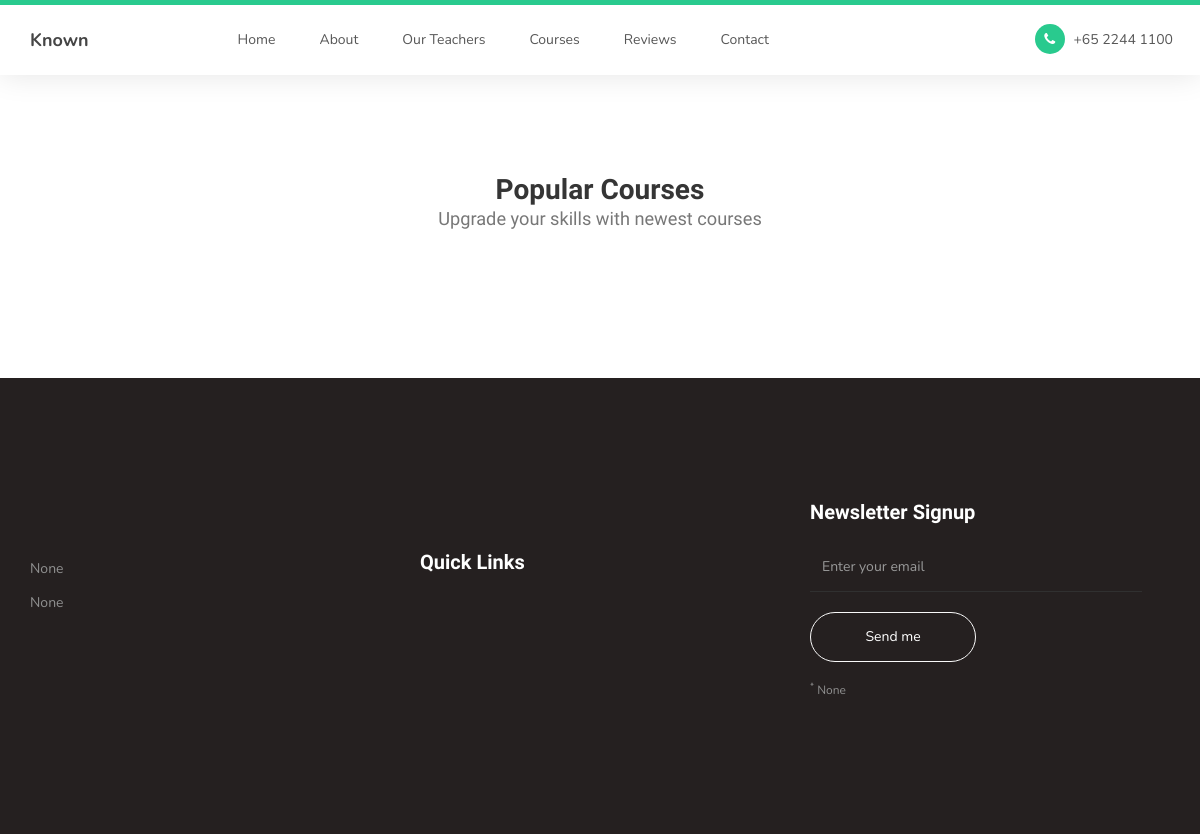
Page /courses/ on the earlier database version.
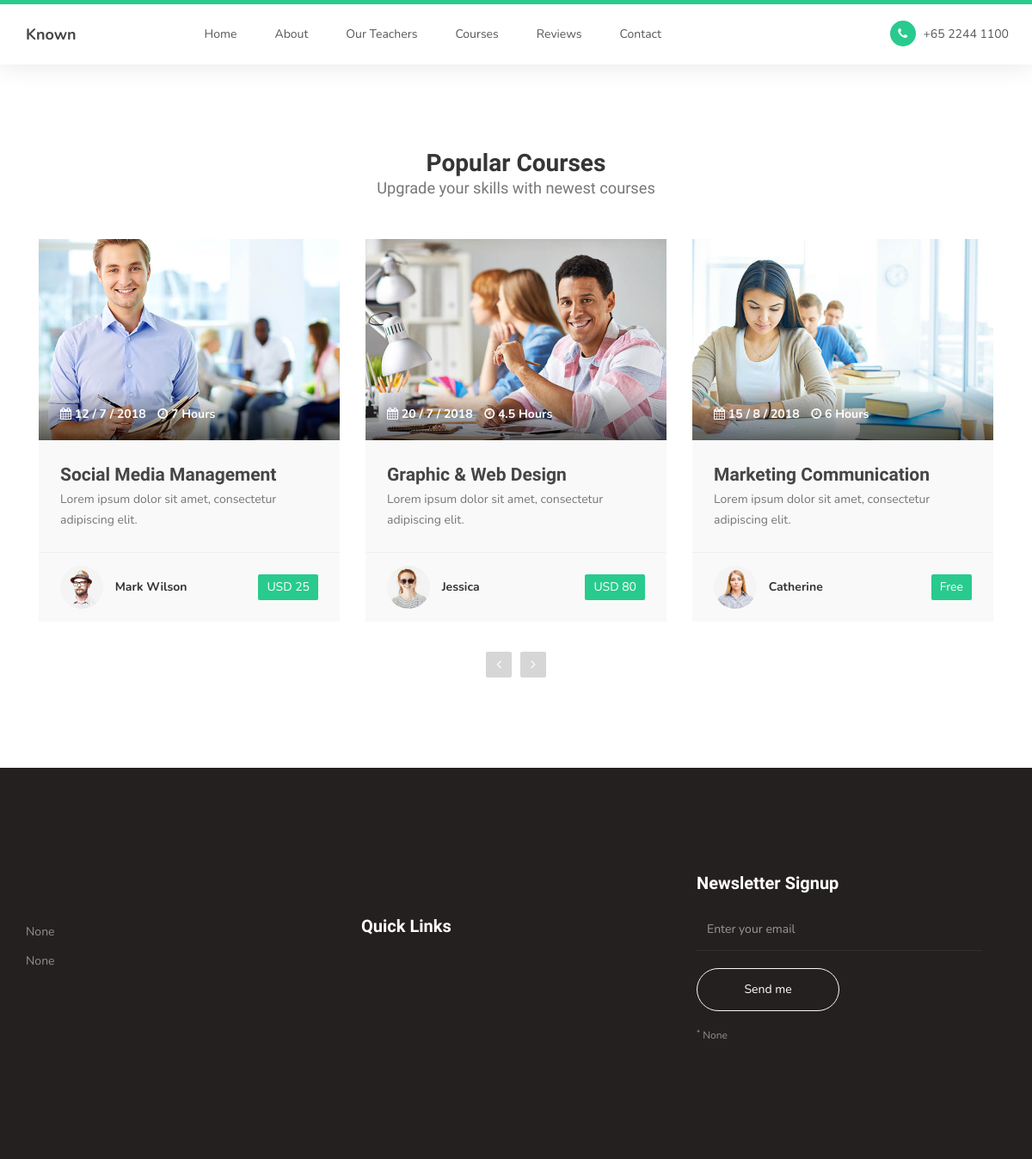
Same page on the later database version.
### app/models.py (models this page shows, shortened)
class HeaderText(models.Model):
    title = models.CharField(max_length=255)
    description = models.TextField(max_length=255)
    class Meta:
        verbose_name = "Header Text"
        verbose_name_plural = "Header Text"

class FooterText(models.Model):
    text1 = models.CharField(max_length=255, blank=True, null=True)
    text2 = models.CharField(max_length=255, blank=True, null=True)
    text3 = models.CharField(max_length=255, blank=True, null=True)
    class Meta:
        verbose_name = "Footer Text"
        verbose_name_plural = "Footer Text"

class Courses(models.Model):
    title = models.CharField(max_length=255)
    description = models.TextField(max_length=250)
    name = models.CharField(max_length=55, null=True, blank=True)
    price = models.CharField(max_length=55)
    image1 = models.ImageField(upload_to="courses", null=True, blank=True)
    image2 = models.ImageField(upload_to="courses", null=True, blank=True)
    icon_data = models.CharField(max_length=50, null=True, blank=True, help_text="FontAwesome icon")
    icon_hours = models.CharField(max_length=50, null=True, blank=True, help_text="FontAwesome icon")
    data = models.CharField(max_length=100, null=True, blank=True)
    duration_in_hours = models.CharField(max_length=10, null=True, blank=True)
    class Meta:
        verbose_name = "courses"
        verbose_name_plural = "courses"

### app/views.py (the view)
# urls.py: path('courses/', views.courses, name="courses"),
def courses(request):
    context = {
        "header_text": HeaderText.objects.all(),
        "footer_text": FooterText.objects.all().first(),
        "courses": Courses.objects.all(),
        "contactinfo": ContactInfo.objects.all().first(),
        "headquarter": Headquarter.objects.all().first(),
        "contact_us": ContactUs.objects.all().first(),
        "socials": Socials.objects.all(),
        "quick_links": QuickLinks.objects.all()
    }
    return render(request, "courses.html", context)

### app/templates/courses.html
{% extends "base.html" %}
{% load static %}
  {% block courses_template %}
    <section id="courses">
      <div class="container">
        <div class="row">
          <div class="col-md-12 col-sm-12">
              <div class="section-title">
                  <h2>{{header_text.6.title}} <small>{{header_text.6.description}}</small></h2>
              </div>
              <div class="owl-carousel owl-theme owl-courses">
                  {% for course in courses %}
                    <div class="col-md-4 col-sm-4">
                            <div class="item">
                                <div class="courses-thumb">
                                    <div class="courses-top">
                                        <div class="courses-image">
                                                <img src="{{course.image1.url}}" class="img-responsive" alt="">
                                        </div>
                                        <div class="courses-date">
                                            <span><i class="{{course.icon_data}}"></i> {{course.data}}</span>
                                            <span><i class="{{course.icon_hours}}"></i> {{course.duration_in_hours}} Hours</span>
                                        </div>
                                    </div>
                                    <div class="courses-detail">
                                        <h3><a href="#">{{course.title}}</a></h3>
                                        <p>{{course.description}}</p>
                                    </div>
                                    <div class="courses-info">
                                        <div class="courses-author">
                                                <img src="{{course.image2.url}}" class="img-responsive" alt="">
                                                <span>{{course.name}}</span>
                                        </div>
                                        <div class="courses-price">
                                                <a href="#"><span> {{course.price}}</span></a>
                                        </div>
                                    </div>
                                </div>
                            </div>
                    </div>
                  {% endfor %}
              </div>
          </div>
        </div>
      </div>
    </section>
  {% endblock %}

### app/templates/base.html (shortened to what this page needs)
{% load static %}
<!DOCTYPE html>
<html lang="en">
<head>
     <link rel="stylesheet" href="https://cdnjs.cloudflare.com/ajax/libs/font-awesome/4.7.0/css/font-awesome.min.css">
     <link rel="stylesheet" href="{% static "css/bootstrap.min.css" %}">
     <link rel="stylesheet" href="{% static "css/font-awesome.min.css" %}">
     <link rel="stylesheet" href="{%  static "css/owl.carousel.css" %}">
     <link rel="stylesheet" href="{% static "css/owl.theme.default.min.css" %}">
     <link rel="stylesheet" href="{% static "css/templatemo-style.css" %}">
</head>
<body id="top" data-spy="scroll" data-target=".navbar-collapse" data-offset="50">
     <section class="navbar custom-navbar navbar-fixed-top" role="navigation">
          <div class="container">
               <div class="navbar-header">
                    <a href="#" class="navbar-brand">Known</a>
               </div>
               <div class="collapse navbar-collapse">
                    <ul class="nav navbar-nav navbar-nav-first">
                         <li><a href="{% url "index" %}" class="smoothScroll">Home</a></li>
                         <li><a href="{% url 'about' %}" class="smoothScroll">About</a></li>
                         <li><a href="{% url 'our_teachers' %}" class="smoothScroll">Our Teachers</a></li>
                         <li><a href="{% url 'courses' %}" class="smoothScroll">Courses</a></li>
                         <li><a href="{% url 'reviews' %}" class="smoothScroll">Reviews</a></li>
                         <li><a href="{% url 'contact' %}" class="smoothScroll">Contact</a></li>
                    </ul>
                    <ul class="nav navbar-nav navbar-right">
                         <li><a href="#"><i class="fa fa-phone"></i> +65 2244 1100</a></li>
                    </ul>
               </div>
          </div>
     </section>
     {% block courses_template %}{% endblock %}
     <footer id="footer">
          <div class="container">
               <div class="row">
                    <div class="col-md-4 col-sm-6">
                         <div class="footer-info">
                              <div class="section-title">
                              </div>
                              <address>
                                   <p>{{headquarter.text1}}<br> {{headquarter.text2}}</p>
                              </address>
                              <div class="copyright-text">
                                   <p>{{footer_text.text1}}</p>
                                   <p>{{footer_text.text2}}</p>
                              </div>
                         </div>
                    </div>
                    <div class="col-md-4 col-sm-6">
                         <div class="footer-info">
                              <div class="section-title">
                              </div>
                              <div class="footer_menu">
                                   <h2>Quick Links</h2>
                              </div>
                         </div>
                    </div>
                    <div class="col-md-4 col-sm-12">
                         <div class="footer-info newsletter-form">
                              <div class="section-title">
                                   <h2>Newsletter Signup</h2>
                              </div>
                              <div>
                                   <div class="form-group">
                                        <form action="#" method="get">
                                             <input type="email" class="form-control" placeholder="Enter your email" name="email" id="email" required="">
                                             <input type="submit" class="form-control" name="submit" id="form-submit" value="Send me">
                                        </form>
                                        <span><sup>*</sup> {{footer_text.text3}}</span>
                                   </div>
                              </div>
                         </div>
                    </div>
               </div>
          </div>
     </footer>
</body>
</html>

### app/static/css/templatemo-style.css (style rules this page uses)
body { background: #ffffff; font-family: 'Nunito', sans-serif; overflow-x: hidden; padding-top: 70px; }
h1,h2,h3,h4,h5,h6 { font-family: 'Muli', sans-serif; font-weight: bold; line-height: inherit; }
h2 { color: #353535; font-size: 2em; padding-bottom: 10px; }
h3 { font-size: 1.5em; margin-bottom: 0; }
h3, h3 a { color: #454545; }
p { color: #757575; font-size: 14px; font-weight: normal; line-height: 24px; }
html { -webkit-font-smoothing: antialiased; }
a { color: #252525; -webkit-transition: 0.5s; transition: 0.5s; text-decoration: none !important; }
a, input, button, .form-control { -webkit-transition: 0.5s; transition: 0.5s; }
.section-title { padding-bottom: 40px; }
.section-title h2 { margin: 0; }
.section-title small { display: block; }
section { position: relative; padding: 100px 0; }
.custom-navbar { background: #ffffff; border-top: 5px solid #29ca8e; border-bottom: 0; -webkit-box-shadow: 0 1px 30px rgba(0, 0, 0, 0.1); -moz-box-shadow: 0 1px 30px rgba(0, 0, 0, 0.1); box-shadow: 0 1px 30px rgba(0, 0, 0, 0.1); padding: 12px 0; margin-bottom: 0; padding: 0; }
.custom-navbar .navbar-brand { color: #454545; font-size: 18px; font-weight: bold; line-height: 40px; }
.custom-navbar .navbar-nav.navbar-nav-first { margin-left: 8em; }
.custom-navbar .navbar-nav.navbar-right li a { padding-right: 12px; padding-left: 12px; }
.custom-navbar .navbar-nav.navbar-right li a .fa { background: #29ca8e; border-radius: 100%; color: #ffffff; width: 30px; height: 30px; line-height: 30px; text-align: center; display: inline-block; margin-right: 5px; }
.custom-navbar .nav li a { line-height: 40px; color: #575757; padding-right: 22px; padding-left: 22px; }
#courses .section-title { text-align: center; }
.courses-thumb { background: #f9f9f9; position: relative; }
.courses-top { position: relative; }
.courses-image { background: linear-gradient(to right, #202020, #101010); }
.courses-date { background: linear-gradient(rgba(255, 0, 0, 0), rgba(0, 0, 0, 0.6)); width: 100%; position: absolute; bottom: 0; padding: 20px 25px; }
.courses-date span, .courses-author span { font-size: 14px; font-weight: bold; }
.courses-date span { color: #ffffff; display: inline-block; margin-right: 10px; }
.courses-detail { padding: 25px 25px 15px 25px; }
.courses-detail h3 { margin: 0 0 2px 0; }
.courses-info { border-top: 1px solid #f0f0f0; position: relative; clear: both; padding: 15px 25px; }
.courses-author, .courses-author span { display: inline-block; vertical-align: middle; }
.courses-author img { display: inline-block !important; border-radius: 50px; width: 50px !important; height: 50px; margin-right: 10px; }
.courses-price { float: right; margin-top: 10px; }
.courses-price span { background: #29ca8e; border-radius: 2px; color: #ffffff; display: block; padding: 5px 10px; }
#courses .col-md-4, #testimonial .col-md-4 { display: block; width: 100%; }
footer { background: #252020; padding: 120px 0; }
footer .section-title { padding-bottom: 10px; }
footer h2 { font-size: 20px; }
footer a, footer p { color: #909090; }
footer address p { margin-bottom: 0; }
.footer-info { margin-right: 2em; }
.footer-info h2 { color: #ffffff; padding: 0; }
.footer_menu h2 { margin-top: 2em; }
.newsletter-form .form-control { background: transparent; border-radius: 0; box-shadow: none; border: 0; border-bottom: 1px solid #303030; height: 50px; margin: 5px 0; }
.newsletter-form input[type="submit"] { background: transparent; border: 1px solid #f9f9f9; border-radius: 50px; color: #ffffff; display: block; margin-top: 20px; outline: none; width: 50%; }
.newsletter-form .form-group span { color: #909090; display: block; font-size: 12px; margin-top: 20px; }

Differences in the rows shown:
added Courses: image1 (picture), data "12 / 7 / 2018", duration_in_hours "7", title "Social Media Management", description "Lorem ipsum dolor sit amet, consectetur adipiscing elit.", image2 (picture), name "Mark Wilson", price "USD 25"
added Courses: image1 (picture), data "20 / 7 / 2018", duration_in_hours "4.5", title "Graphic & Web Design", description "Lorem ipsum dolor sit amet, consectetur adipiscing elit.", image2 (picture), name "Jessica", price "USD 80"
added Courses: image1 (picture), data "15 / 8 / 2018", duration_in_hours "6", title "Marketing Communication", description "Lorem ipsum dolor sit amet, consectetur adipiscing elit.", image2 (picture), name "Catherine", price "Free"
